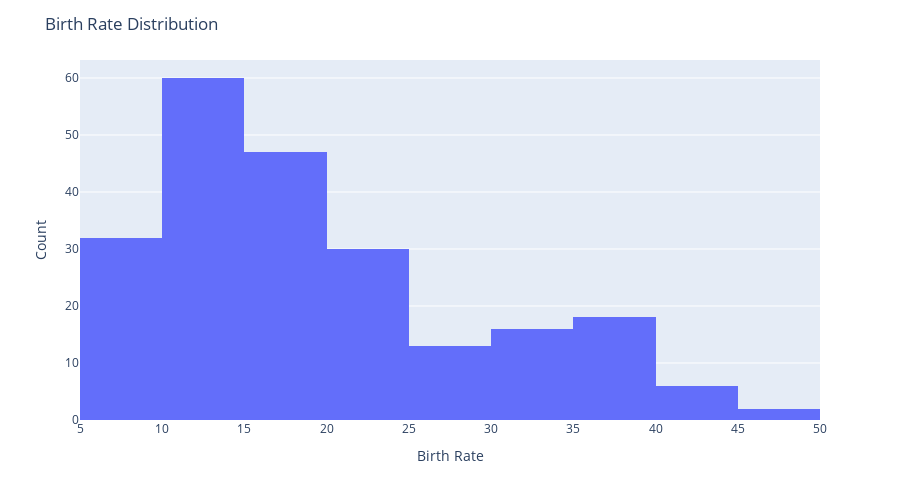

The code cell stored with this chart in its notebook:
### Code cell
import plotly.express as px
fig = px.histogram(dataset, x='birth_rate')
fig.update_layout(title = "Birth Rate Distribution", height = 500)
fig.update_layout(xaxis_title = "Birth Rate", yaxis_title = "Count")
fig.show()

### Figure 1 — Plotly figure (JSON) as saved in the notebook; plotly's stock layout.template omitted (floating-point values rounded to 4 significant figures; data arrays with more than 128 entries replaced by an {"elided": "..."} marker saying what was removed)
{"data": [{"alignmentgroup": "True", "bingroup": "x", "hovertemplate": "birth_rate=%{x}<br>count=%{y}<extra></extra>", "legendgroup": "", "marker": {"color": "#636efa", "pattern": {"shape": ""}}, "name": "", "offsetgroup": "", "orientation": "v", "showlegend": false, "type": "histogram", "x": {"elided": "259 float values"}, "xaxis": "x", "yaxis": "y"}], "layout": {"barmode": "relative", "height": 500, "legend": {"tracegroupgap": 0}, "margin": {"t": 60}, "title": {"text": "Birth Rate Distribution"}, "xaxis": {"anchor": "y", "domain": [0, 1], "title": {"text": "Birth Rate"}}, "yaxis": {"anchor": "x", "domain": [0, 1], "title": {"text": "Count"}}}}
